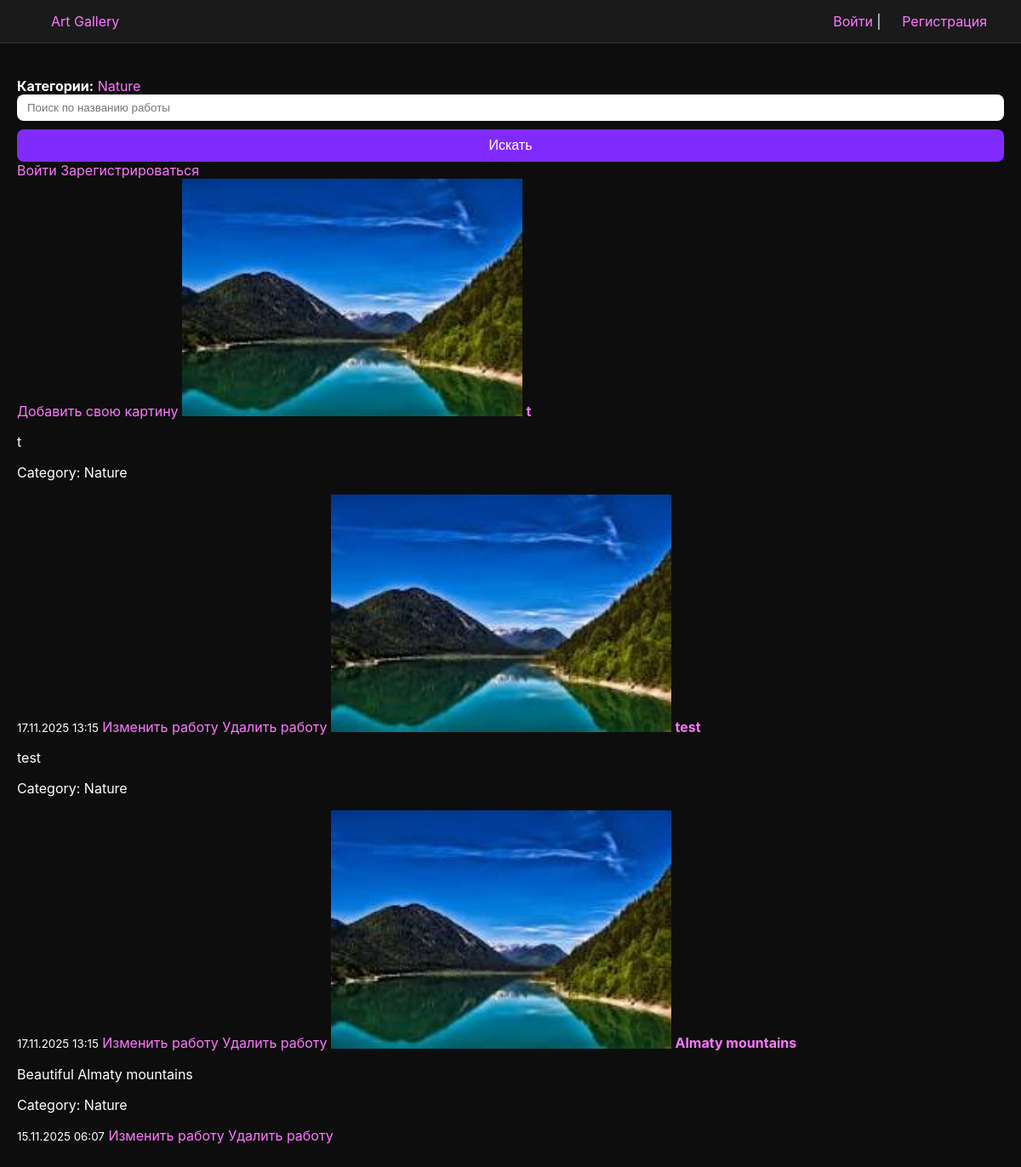
The page / on the database its author committed.
### gallery/models.py (models this page shows, shortened)
class Category(models.Model):
    name=models.CharField(max_length=100)
    def __str__(self):
        return self.name

class Pictures(models.Model):
    title = models.CharField(max_length=200)
    description = models.TextField()
    category = models.ForeignKey(Category, on_delete=models.CASCADE)
    created_at= models.DateTimeField(auto_now_add=True)
    image=models.ImageField(upload_to='images/')
    user=models.ForeignKey(settings.AUTH_USER_MODEL,on_delete=models.CASCADE)

### gallery/views.py (the view)
# urls.py: path('',views.index,name='index'),
def index(request):
    pictures=Pictures.objects.all().order_by('-created_at')
    categories=Category.objects.all()
    category_id=request.GET.get('category')
    search_query=request.GET.get('q')
    if category_id:
        pictures=pictures.filter(category=category_id)
    if search_query:
        pictures=pictures.filter(title__icontains=search_query)
    context = {'pictures':pictures,'categories':categories}
    return render(request, 'gallery/index.html', context)

### gallery/templates/gallery/index.html
{% extends 'gallery/base.html' %}
{% block content %}
    <div class="Category">
        <strong>Категории:</strong>
        {% for c in categories %}
            <a href="?category={{ c.id }}">{{ c.name }}</a>
        {% endfor %}
    <form method="get">
        <input type="text" name="q" placeholder="Поиск по названию работы" value="{{ request.GET.q }}">
        <button type="submit">Искать</button>
    </form>
    {% if user.is_authenticated %}
        <p>Привет,{{ user.username }}</p>
        <a href="{% url 'logout_view' %}">Выйти</a>
    {% else %}
        <a href="{% url 'login_view' %}">Войти</a>
        <a href="{% url 'register_view' %}">Зарегистрироваться</a>
    {% endif %}
    </div>
    <a href="{% url 'addPicture' %}">Добавить свою картину</a>
    {% for picture in pictures %}
        {% if picture.image %}
            <img src="{{ picture.image.url }}" alt="{{ picture.title }}" width="400">
        {% endif %}
        <a href="{% url 'picture_detail' picture.id %}">
            <strong>{{ picture.title }}</strong>
        </a>
        <p>{{ picture.description }}</p>
        <p>Category: {{ picture.category }}</p>
        <small>{{ picture.created_at|date:"d.m.Y H:i" }}</small>
        <a href="{% url 'edit_picture' picture.id %}">Изменить работу</a>
        <a href="{% url 'delete_picture' picture.id %}">Удалить работу</a>
{% endfor %}
{% endblock content %}

### gallery/templates/gallery/base.html (shortened to what this page needs)
<!DOCTYPE html>
<html lang="ru">
<head>
</head>
<body>
<nav>
    <div><a href="{% url 'index' %}">Art Gallery</a></div>
    <div>
        {% if request.user.is_authenticated %}
            Привет, {{ request.user.username }} |
            <a href="{% url 'logout_view' %}">Выйти</a> |
            <a href="{% url 'addPicture' %}">Добавить работу</a>
        {% else %}
            <a href="{% url 'login_view' %}">Войти</a> |
            <a href="{% url 'register_view' %}">Регистрация</a>
        {% endif %}
    </div>
</nav>
<div class="container">
    {% block content %}{% endblock %}
</div>
</body>
</html>

### gallery/templates/gallery/base.html (style rules this page uses)
body { margin:0; font-family:"Inter", sans-serif; background:#0d0d0d; color:white; }
a { color:#ff77ff; text-decoration:none; }
nav { display:flex; justify-content:space-between; align-items:center; padding:15px 40px; background:#1a1a1a; border-bottom:1px solid rgba(255,255,255,0.1); }
nav a { margin-left:20px; }
.container { max-width:1200px; margin:0 auto; padding:40px 20px; }
button { background:#812bff; color:white; border:none; padding:10px 20px; border-radius:8px; cursor:pointer; font-size:16px; }
input, select { padding:8px 12px; border-radius:8px; border:none; outline:none; }
form { display:flex; flex-direction:column; gap:10px; }

### rows shown on the page
Category: name "Nature"
Pictures: image (picture), title "t", description "t", category "Nature", created_at "17.11.2025 13:15"
Pictures: image (picture), title "test", description "test", category "Nature", created_at "17.11.2025 13:15"
Pictures: image (picture), title "Almaty mountains", description "Beautiful Almaty mountains", category "Nature", created_at "15.11.2025 06:07"
